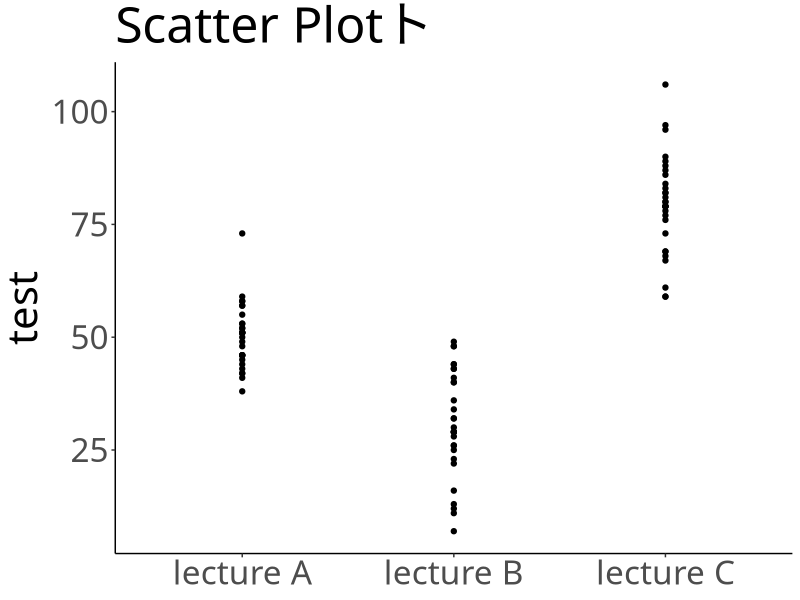

Write R code to recreate this figure.
## ---- chunk 1
library(dplyr)
library(ggplot2)
## ---- chunk 2
set.seed(100)
N <- 30
lectures <- c(rep("lecture A", N), rep("lecture B", N), rep("lecture C", N))
e1 <- rnorm(N, 0, 10)
e2 <- rnorm(N, 0, 10)
e3 <- rnorm(N, 0, 10)
data <- data.frame(lectures) %>% 
mutate(test=ifelse(lectures=="lecture A", 50+e1 , ifelse(lectures=="lecture B", 30+e2, 80+e3))) %>%
mutate(test=round(test))
data %>% sample_n(5)
## ---- chunk 3
data %>%
  ggplot() +
  geom_point(aes(lectures, test)) +
  theme_classic(base_family = "HiraKakuPro-W3") +
  theme(text=element_text(size=30)) +
  labs(title="Scatter Plotト", x=NULL)
## ---- chunk 4
data %>%
  mutate(lectureB = ifelse(lectures=="lecture B", 1, 0)) %>%
  mutate(lectureC = ifelse(lectures=="lecture C", 1, 0)) %>%
  sample_n(5)
## ---- chunk 5
model1 <- lm(data=data, test~lectures)
summary(model1)
